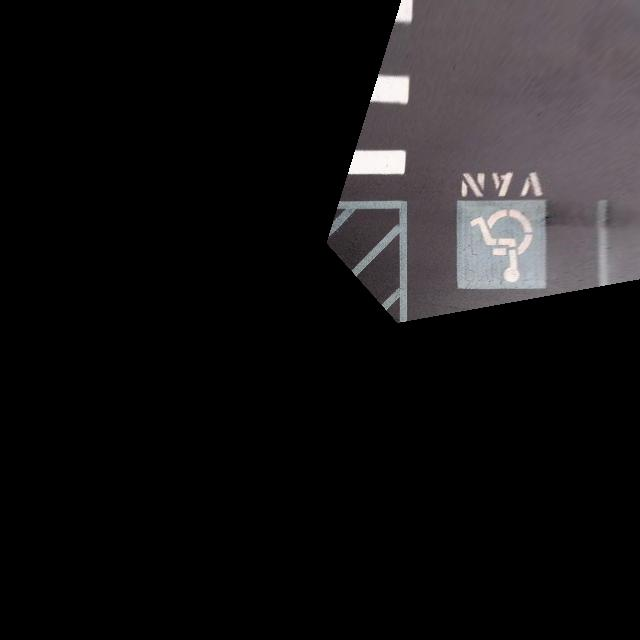
#> input picture data/test7.jpg, 640 x 640 px
$ python test2.py
#> lines starting #> are read from the running program, lines starting #| are printed output that depends on the picture
import cv2
import numpy as np
from blend import *

# Open the image files.
img1_color = cv2.imread("./data/test7.jpg")  # Image to be aligned.
#> img1_color is the input picture: shape (640, 640, 3); mean B, G, R 22.3, 21.3, 23
img2_color = cv2.imread("./data/test8.jpg")    # Reference image.
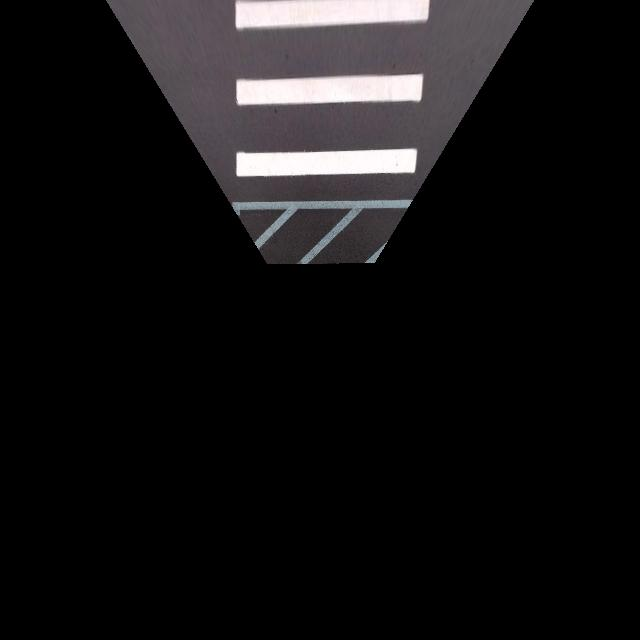
#> input picture data/test8.jpg, 640 x 640 px
#> img2_color is the input picture: shape (640, 640, 3); mean B, G, R 19.8, 19, 20.2

# Convert to grayscale.
img1 = cv2.cvtColor(img1_color, cv2.COLOR_BGR2GRAY)
img2 = cv2.cvtColor(img2_color, cv2.COLOR_BGR2GRAY)
height, width = img2.shape
#> height = 640; width = 640

KAZE = cv2.KAZE_create()

kp1, d1 = KAZE.detectAndCompute(img1, None)
#> kp1 = 234 keypoints; strongest (x, y, size): (390, 89, 22.6), (363, 162, 17), (402, 82, 37.4), (404, 15, 9.9)
kp2, d2 = KAZE.detectAndCompute(img2, None)
#> kp2 = 105 keypoints; strongest (x, y, size): (397, 166, 29.5), (408, 87, 18.4), (410, 165, 29.6), (260, 86, 30.4)

FLANN_INDEX_KDTREE = 1
index_params = dict(algorithm = FLANN_INDEX_KDTREE, trees = 5)
search_params = dict(checks=150)   # or pass empty dictionary
flann = cv2.FlannBasedMatcher(index_params,search_params)
matches = flann.knnMatch(d1,d2,k=2)
#> matches = 234 matches
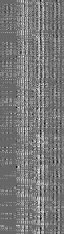
#> d1: shape (234, 64) float32; min -0.378, max 0.555, mean 0.0653; drawn with min black and max white

ratio_thresh = 0.85
good_matches = []
for m,n in matches:
    if m.distance < ratio_thresh * n.distance:
        good_matches.append(m)
#> after the loop, good_matches = 23 matches

# homography, mask = cv2.findHomography(p1, p2, cv2.RANSAC, RANSAC_REPROJ_THRESHOLD)

img_matches = np.empty((max(img1.shape[0], img2.shape[0]), img1.shape[1]+img2.shape[1], 3), dtype=np.uint8)
cv2.drawMatches(img1_color, kp1, img2_color, kp2, good_matches, img_matches, flags=cv2.DrawMatchesFlags_NOT_DRAW_SINGLE_POINTS)
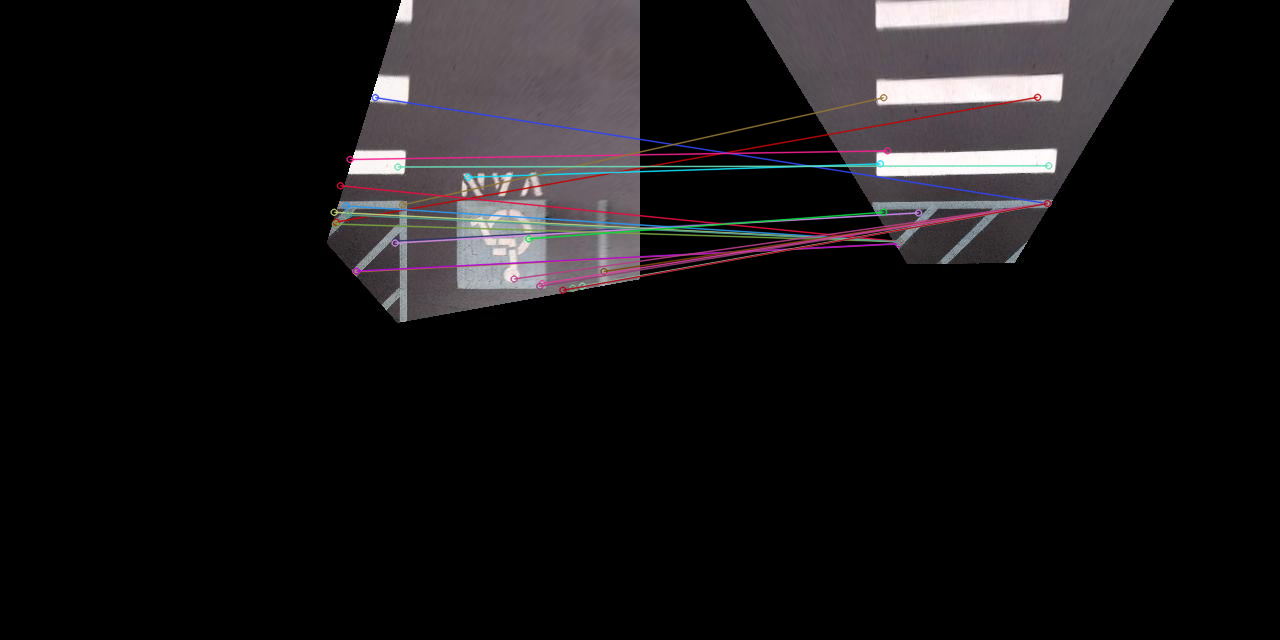
#> img_matches: shape (640, 1280, 3); mean B, G, R 22, 20.7, 22.7
#-- Show detected matches
cv2.imshow('Good Matches', img_matches)
cv2.waitKey()
